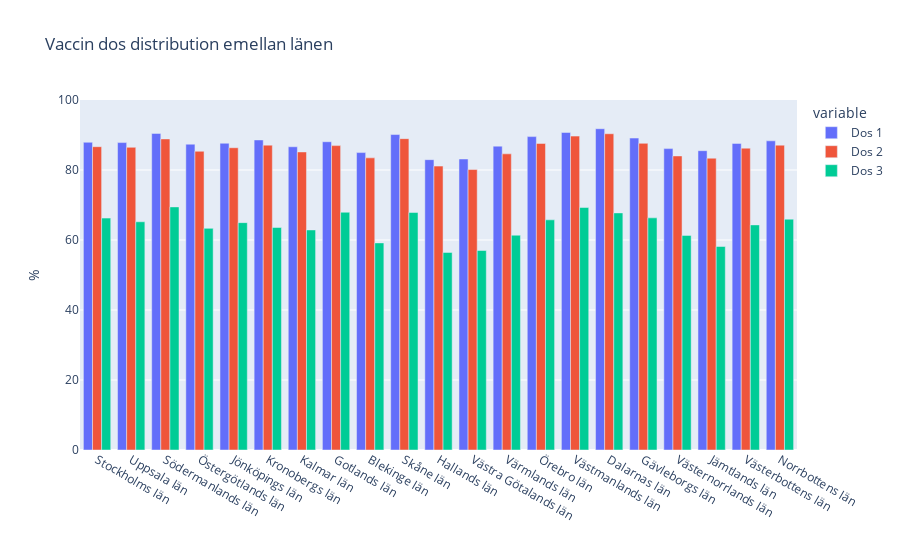

Notebook code for this chart:
### Markdown cell above
### f)

### Code cell
# Some parts 'borrowed' (if one can say that) from:
# https://github.com/Danneftw1/Databehandling-Daniel-Nilsson/blob/main/Labb_1/Labb.ipynb

lans_group = vaccin_kommun_och_older.groupby('Län_namn')


percent_dose_1 = lans_group['Antal minst 1 dos'].sum() / lans_group['Befolkning'].sum() * 100

percent_dose_2 = lans_group['Antal minst 2 doser'].sum() / lans_group['Befolkning'].sum() * 100

percent_dose_3 = lans_group['Antal 3 doser'].sum() / lans_group['Befolkning'].sum() * 100

percent_dose_4 = lans_group['Antal 4 doser'].sum() / lans_group['Befolkning'].sum() * 100


fig = px.bar(
    vaccin_kommun_och_older,
    x=vaccin_kommun_och_older.Län_namn.unique(),
    y=[
        percent_dose_1,
        percent_dose_2,
        percent_dose_3
    ],
    
    barmode='group',
    title='Vaccin dos distribution emellan länen',
    
    labels={
        'value': '%',
        'x': ''
    }
)

fig.update_layout(yaxis_range=[0, 100])

newnames = {
    'wide_variable_0': 'Dos 1',
    'wide_variable_1': 'Dos 2',
    'wide_variable_2': 'Dos 3',
    'wide_variable_3': 'Dos 4',
}

# source: https://stackoverflow.com/questions/64371174/plotly-how-to-change-variable-label-names-for-the-legend-in-a-plotly-express-li
fig.for_each_trace(lambda t: t.update(name=newnames[t.name]))

fig.show()

fig.write_html("Visualiseringar/Vaccin_dos_distribution_emellan_länen.html")

### Figure 1 — Plotly figure (JSON) as saved in the notebook; plotly's stock layout.template omitted (floating-point values rounded to 4 significant figures)
{"data": [{"alignmentgroup": "True", "hovertemplate": "variable=wide_variable_0<br>=%{x}<br>%=%{y}<extra></extra>", "legendgroup": "wide_variable_0", "marker": {"color": "#636efa", "pattern": {"shape": ""}}, "name": "Dos 1", "offsetgroup": "wide_variable_0", "orientation": "v", "showlegend": true, "textposition": "auto", "type": "bar", "x": ["Stockholms län", "Uppsala län", "Södermanlands län", "Östergötlands län", "Jönköpings län", "Kronobergs län", "Kalmar län", "Gotlands län", "Blekinge län", "Skåne län", "Hallands län", "Västra Götalands län", "Värmlands län", "Örebro län", "Västmanlands län", "Dalarnas län", "Gävleborgs län", "Västernorrlands län", "Jämtlands län", "Västerbottens län", "Norrbottens län"], "xaxis": "x", "y": [87.92, 87.83, 90.45, 87.38, 87.64, 88.58, 86.64, 88.07, 84.98, 90.13, 82.95, 83.14, 86.82, 89.54, 90.73, 91.79, 89.12, 86.11, 85.52, 87.6, 88.34], "yaxis": "y"}, {"alignmentgroup": "True", "hovertemplate": "variable=wide_variable_1<br>=%{x}<br>%=%{y}<extra></extra>", "legendgroup": "wide_variable_1", "marker": {"color": "#EF553B", "pattern": {"shape": ""}}, "name": "Dos 2", "offsetgroup": "wide_variable_1", "orientation": "v", "showlegend": true, "textposition": "auto", "type": "bar", "x": ["Stockholms län", "Uppsala län", "Södermanlands län", "Östergötlands län", "Jönköpings län", "Kronobergs län", "Kalmar län", "Gotlands län", "Blekinge län", "Skåne län", "Hallands län", "Västra Götalands län", "Värmlands län", "Örebro län", "Västmanlands län", "Dalarnas län", "Gävleborgs län", "Västernorrlands län", "Jämtlands län", "Västerbottens län", "Norrbottens län"], "xaxis": "x", "y": [86.66, 86.48, 88.88, 85.35, 86.36, 87.1, 85.16, 86.97, 83.47, 88.96, 81.11, 80.13, 84.61, 87.59, 89.68, 90.35, 87.62, 84.02, 83.37, 86.24, 87.09], "yaxis": "y"}, {"alignmentgroup": "True", "hovertemplate": "variable=wide_variable_2<br>=%{x}<br>%=%{y}<extra></extra>", "legendgroup": "wide_variable_2", "marker": {"color": "#00cc96", "pattern": {"shape": ""}}, "name": "Dos 3", "offsetgroup": "wide_variable_2", "orientation": "v", "showlegend": true, "textposition": "auto", "type": "bar", "x": ["Stockholms län", "Uppsala län", "Södermanlands län", "Östergötlands län", "Jönköpings län", "Kronobergs län", "Kalmar län", "Gotlands län", "Blekinge län", "Skåne län", "Hallands län", "Västra Götalands län", "Värmlands län", "Örebro län", "Västmanlands län", "Dalarnas län", "Gävleborgs län", "Västernorrlands län", "Jämtlands län", "Västerbottens län", "Norrbottens län"], "xaxis": "x", "y": [66.26, 65.21, 69.46, 63.32, 64.96, 63.57, 62.88, 67.93, 59.17, 67.85, 56.45, 57.0, 61.37, 65.76, 69.28, 67.74, 66.33, 61.32, 58.15, 64.32, 65.96], "yaxis": "y"}], "layout": {"barmode": "group", "legend": {"title": {"text": "variable"}, "tracegroupgap": 0}, "title": {"text": "Vaccin dos distribution emellan länen"}, "xaxis": {"anchor": "y", "domain": [0, 1], "title": {"text": ""}}, "yaxis": {"anchor": "x", "domain": [0, 1], "range": [0, 100], "title": {"text": "%"}}}}
